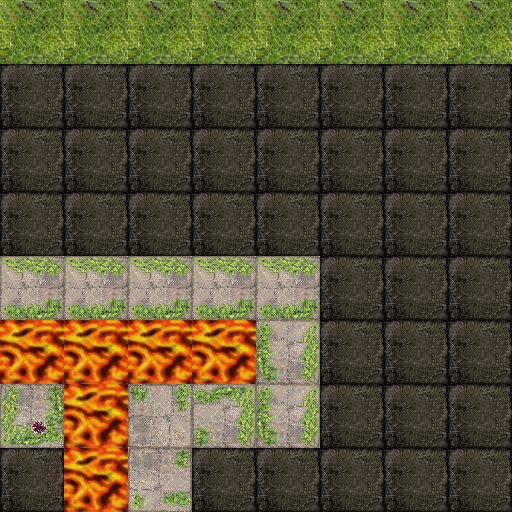

Rendered tile map (Tiled .tmx) drawn with the repository's tilesets; below, a short description and the full map source, tile grids included:
An orthogonal 8x8 tile map with 64x64 px tiles, 2 tile layers (Floor, Cubes).

<map version="1.0" tiledversion="1.0.3" orientation="orthogonal" renderorder="right-down" width="8" height="8" tilewidth="64" tileheight="64" nextobjectid="1">
 <tileset firstgid="1" source="../../ConflictCube/Textures/ConCubeTileset.tsx" />
 <layer name="Floor" width="8" height="8">
  <data encoding="csv">
1,1,1,1,1,1,1,1,
2,2,2,2,2,2,2,2,
2,2,2,2,2,2,2,2,
2,2,2,2,2,2,2,2,
3,3,3,3,3,2,2,2,
43,43,43,43,4,2,2,2,
8,43,19,10,4,2,2,2,
2,43,25,2,2,2,2,2
</data>
 </layer>
 <layer name="Cubes" width="8" height="8">
  <data encoding="csv">
0,0,0,0,0,0,0,0,
0,0,0,0,0,0,0,0,
0,0,0,0,0,0,0,0,
0,0,0,0,0,0,0,0,
0,0,0,0,0,0,0,0,
0,0,0,0,0,0,0,0,
0,0,0,0,0,0,0,0,
0,0,0,0,0,0,0,0
</data>
 </layer>
</map>
